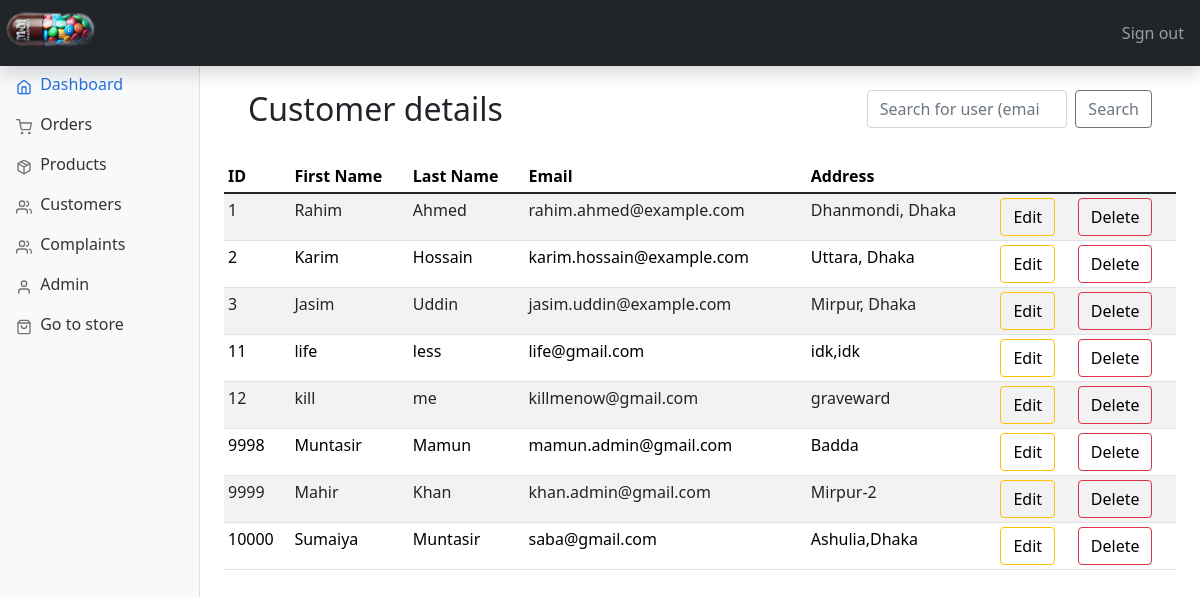
/admin/customers.php (signed in), run on the app's committed database.
### tables this page shows
CREATE TABLE `user` (
  `user_id` int(5) NOT NULL,
  `user_fname` varchar(25) NOT NULL,
  `user_lname` varchar(25) NOT NULL,
  `user_email` varchar(100) NOT NULL,
  `user_password` varchar(50) NOT NULL,
  `user_address` text NOT NULL,
  `user_prescription` varchar(300) DEFAULT NULL
);

### admin/includes/functions.php (called while the page is built, shortened)
<?php
$connection = mysqli_connect("localhost", "root", "", "m&m pharmacy");
function query($query)
{
    global $connection;
    $run = mysqli_query($connection, $query);
    $data = [];
    if ($run && mysqli_num_rows($run) > 0) {
        while ($row = $run->fetch_assoc()) {
            $data[] = $row;
        }
        return $data;
    } else {
        return [];
    }
}
function all_users()
{
    $query = "SELECT user_id ,user_fname ,user_lname ,user_email ,user_address, user_prescription FROM user";
    $data = query($query);
    return $data;
}

### admin/customers.php (the view, shortened to what this page needs)
<?php
include "includes/head.php";
?>
<body>
    <?php
    include "includes/header.php"
    ?>
    <?php
    include "includes/sidebar.php";
    ?>
    <main class="col-md-9 ms-sm-auto col-lg-10 px-md-4">
        <div class="container">
            <div class="row align-items-start">
                <div class="col">
                    <br>
                    <h2>Customer details</h2>
                    <br>
                </div>
                <div class="col">
                    <br>
                    <form class="d-flex" method="GET" action="customers.php">
                        <input class="form-control me-2 col" type="search" name="search_user_email" placeholder="Search for user (email)" aria-label="Search">
                        <button class="btn btn-outline-secondary" type="submit" name="search_user" value="search">Search</button>
                    </form>
                    <br>
                </div>
            </div>
        </div>
        <div class="table-responsive">
            <table class="table table-striped table-sm">
                <thead>
                    <tr>
                        <th scope="col">ID</th>
                        <th scope="col">First Name</th>
                        <th scope="col">Last Name</th>
                        <th scope="col">Email</th>
                        <th scope="col">Address</th>
                </thead>
                <tbody>
                    <?php
                    $data = all_users();
                    $num = sizeof($data);
                    for ($i = 0; $i < $num; $i++) {
                    ?>
                        <tr>
                            <td><?php echo $data[$i]['user_id'] ?></td>
                            <td><?php echo $data[$i]['user_fname'] ?></td>
                            <td><?php echo $data[$i]['user_lname'] ?></td>
                            <td><?php echo $data[$i]['user_email'] ?></td>
                            <td><?php echo $data[$i]['user_address'] ?></td>
                            <td>
                                <button type="button" class="btn pull-left btn-outline-warning"><a style="text-decoration: none; color:black;" href="customers.php?edit=<?php echo $data[$i]['user_id'] ?>">Edit</a></button>
                            </td>
                            <td>
                                <button type="button" class="btn pull-left btn-outline-danger"><a style="text-decoration: none; color:black;" href="customers.php?delete=<?php echo $data[$i]['user_id'] ?>">Delete</a></button>
                            </td>
                        </tr>
                    <?php  }
                    ?>
                </tbody>
            </table>
        </div>
    </main>
</body>

### admin/dashboard.css (style rules this page uses)
body { font-size: 0.875rem; }

### data on the page
user: user_id "1", user_fname "Rahim", user_lname "Ahmed", user_email "rahim.ahmed@example.com", user_address "Dhanmondi, Dhaka"
user: user_id "2", user_fname "Karim", user_lname "Hossain", user_email "karim.hossain@example.com", user_address "Uttara, Dhaka"
user: user_id "3", user_fname "Jasim", user_lname "Uddin", user_email "jasim.uddin@example.com", user_address "Mirpur, Dhaka"
user: user_id "11", user_fname "life", user_lname "less", user_email "life@gmail.com", user_address "idk,idk"
user: user_id "12", user_fname "kill", user_lname "me", user_email "killmenow@gmail.com", user_address "graveward"
user: user_id "9998", user_fname "Muntasir", user_lname "Mamun", user_email "mamun.admin@gmail.com", user_address "Badda"
user: user_id "9999", user_fname "Mahir", user_lname "Khan", user_email "khan.admin@gmail.com", user_address "Mirpur-2"
user: user_id "10000", user_fname "Sumaiya", user_lname "Muntasir", user_email "saba@gmail.com", user_address "Ashulia,Dhaka"
